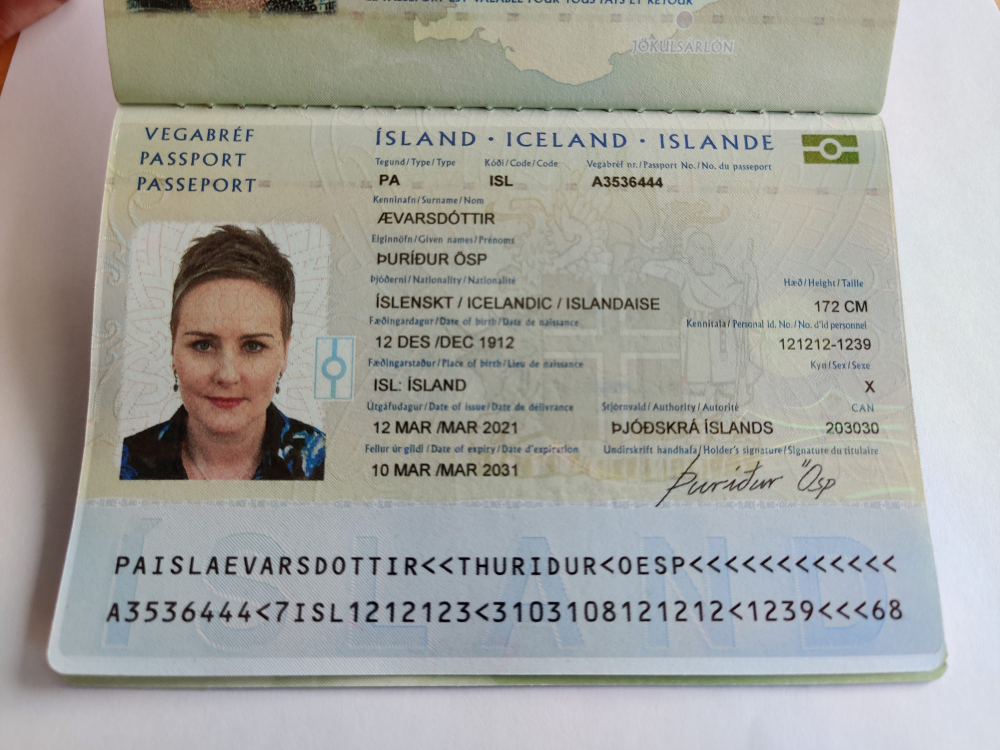
#> input picture passport_1.jpg, 3000 x 2250 px (shown at 1/3 size)
$ python ocr_project.py --image passport_1.jpg   (older library calls are emulated)
#> lines starting #> are read from the running program, lines starting #| are printed output that depends on the picture; after the words box and inside, x2 and y2 are one past the last pixel; in counts of white or black regions, pixels touching at a corner belong together
from imutils.contours import sort_contours
import numpy as np
import pytesseract
import argparse
import imutils
import sys
import cv2
import time

pytesseract.pytesseract.tesseract_cmd = 'C:/Program Files/Tesseract-OCR/tesseract.exe'  # your path may be different

argparser = argparse.ArgumentParser()
argparser.add_argument("-i", "--image", required=True, help="path to OCR input image")
args = vars(argparser.parse_args())

im = cv2.imread(args["image"])
#> im is the input picture: shape (2250, 3000, 3); mean B, G, R 158, 163.1, 163.2
gray = cv2.cvtColor(im, cv2.COLOR_BGR2GRAY)
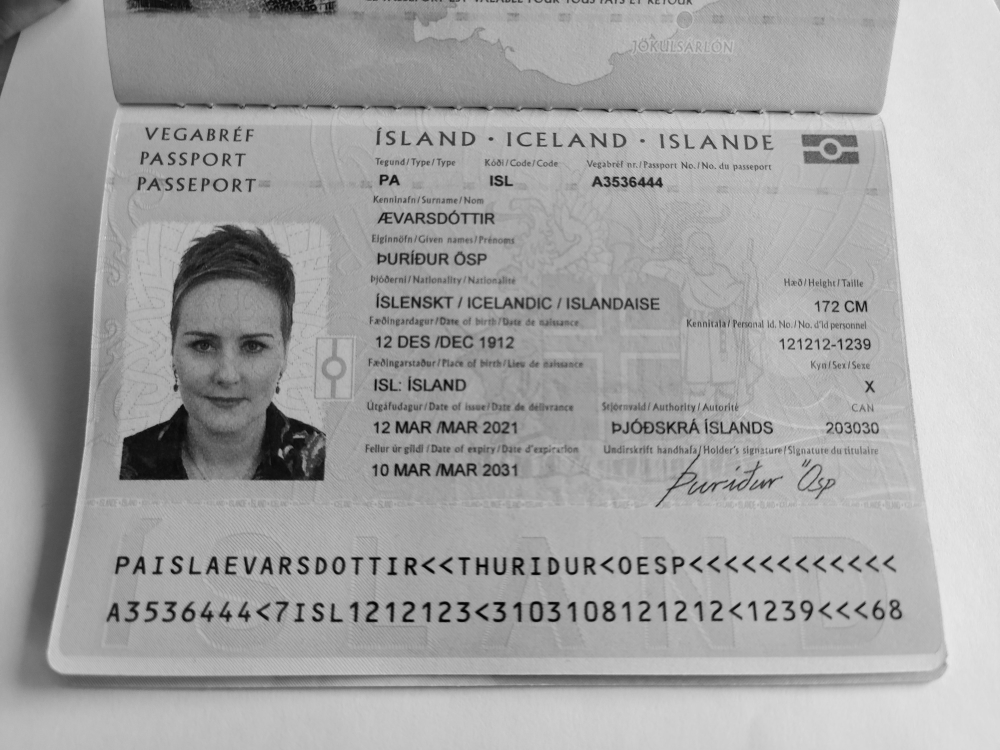
#> gray: shape (2250, 3000) (shown at 1/3 size); min 0, max 241, mean 162.5
(height, width) = gray.shape
#> height = 2250; width = 3000
th, gray = cv2.threshold(gray, 128, 255, cv2.THRESH_BINARY)
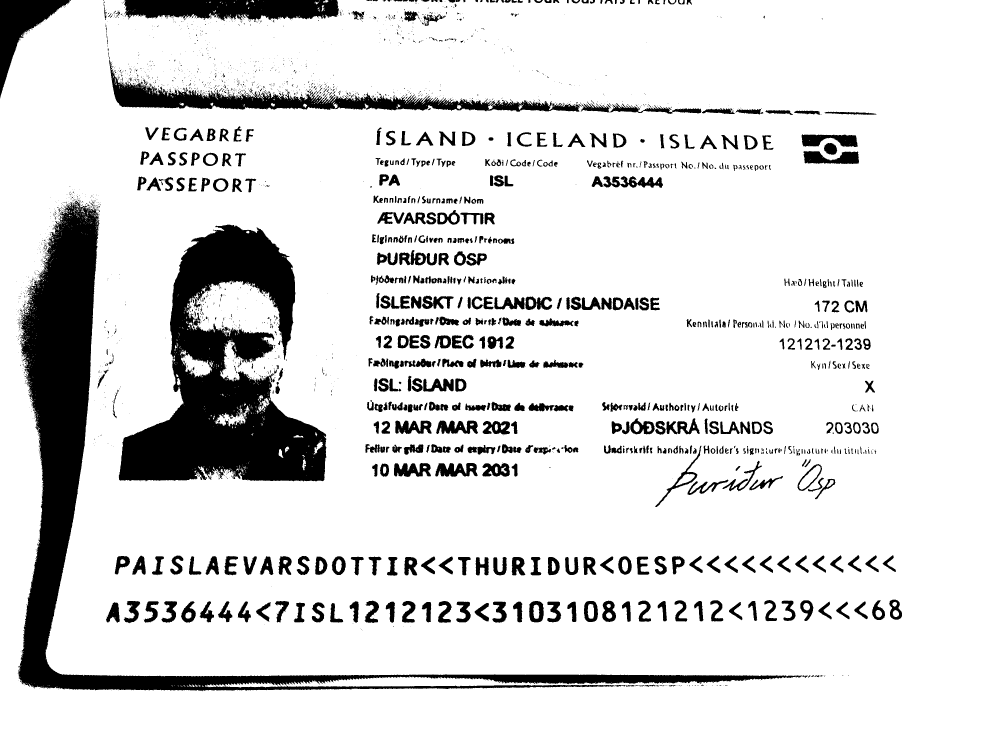
#> gray: shape (2250, 3000) (shown at 1/3 size); 86.7% white; 2916 black regions (2115 under 20 px), largest, box (x1, y1, x2, y2) and area: (53, 602, 2405, 2074) 247671, (356, 674, 979, 1444) 229814, (327, 179, 1739, 335) 47004
#> (the run stopped early here; a loop or call above may not have finished)
